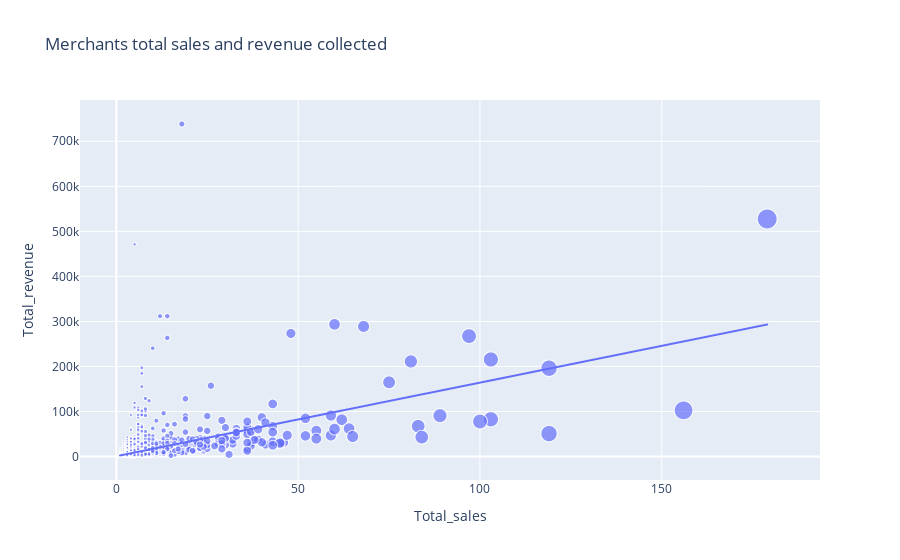

The notebook cell saved with this chart:
### Code cell
# Scatter plot of Quantity and Total sales plots size on the number of 
# orders delivered
fig = px.scatter(merchant_perf, x="Total_sales", y="Total_revenue", 
                 trendline="ols", size="Total_sales",
                labels={'x':'Total Revenue Collected', 'y':'Total Sales'}, 
                 title='Merchants total sales and revenue collected')
fig.show()

### Figure 1 — Plotly figure (JSON) as saved in the notebook; plotly's stock layout.template omitted (floating-point values rounded to 4 significant figures; data arrays with more than 128 entries replaced by an {"elided": "..."} marker saying what was removed)
{"data": [{"hovertemplate": "Total_sales=%{marker.size}<br>Total_revenue=%{y}<extra></extra>", "legendgroup": "", "marker": {"color": "#636efa", "size": {"elided": "4475 int values"}, "sizemode": "area", "sizeref": 0.4475, "symbol": "circle"}, "mode": "markers", "name": "", "showlegend": false, "type": "scattergl", "x": {"elided": "4475 int values"}, "xaxis": "x", "y": {"elided": "4475 int values"}, "yaxis": "y"}, {"hovertemplate": "<b>OLS trendline</b><br>Total_revenue = 1633.44 * Total_sales + 796.429<br>R<sup>2</sup>=0.317748<br><br>Total_sales=%{x}<br>Total_revenue=%{y} <b>(trend)</b><extra></extra>", "legendgroup": "", "marker": {"color": "#636efa", "symbol": "circle"}, "mode": "lines", "name": "", "showlegend": false, "type": "scattergl", "x": {"elided": "4475 int values"}, "xaxis": "x", "y": {"elided": "4475 float values"}, "yaxis": "y"}], "layout": {"legend": {"itemsizing": "constant", "tracegroupgap": 0}, "title": {"text": "Merchants total sales and revenue collected"}, "xaxis": {"anchor": "y", "domain": [0, 1], "title": {"text": "Total_sales"}}, "yaxis": {"anchor": "x", "domain": [0, 1], "title": {"text": "Total_revenue"}}}}
